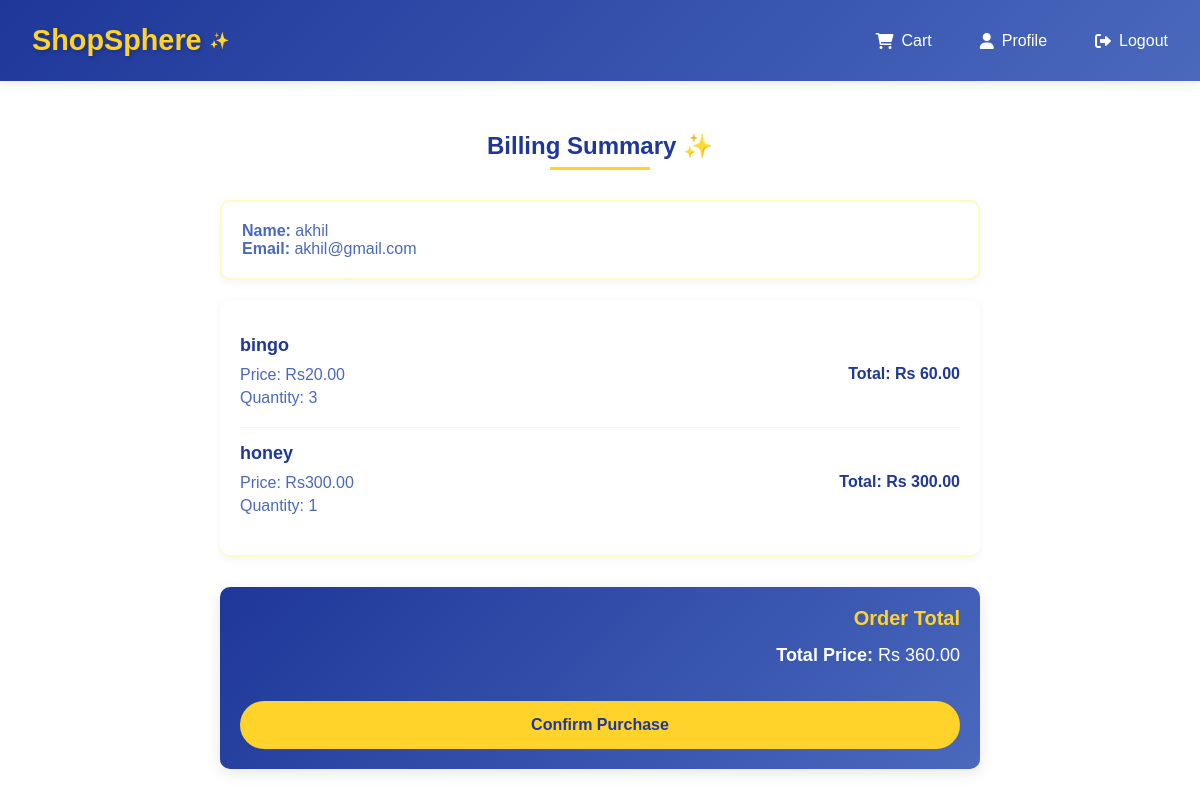
/customer/billing (signed in), run on the app's committed database.
### app/models.py (models this page shows, shortened)
class User(db.Model, UserMixin):
    id = db.Column(db.Integer, primary_key=True)
    username = db.Column(db.String(150), unique=True, nullable=False)
    email = db.Column(db.String(150), unique=True, nullable=False)
    password = db.Column(db.String(150), nullable=False)
    is_admin = db.Column(db.Boolean, default=False)
    cart_items = db.relationship('CartItem', backref='user', lazy=True)
    purchases = db.relationship('Sale', backref='buyer', lazy='dynamic')

class CartItem(db.Model):
    id = db.Column(db.Integer, primary_key=True)
    user_id = db.Column(db.Integer, db.ForeignKey('user.id'))
    product_id = db.Column(db.Integer, db.ForeignKey('product.id'))
    quantity = db.Column(db.Integer, default=1)

class Product(db.Model):
    id = db.Column(db.Integer, primary_key=True)
    name = db.Column(db.String(100), nullable=False)
    price = db.Column(db.Float, nullable=False)
    category = db.Column(db.String(50), nullable=False)
    stock = db.Column(db.Integer, default=0)
    description = db.Column(db.Text)
    image_url = db.Column(db.String(255), nullable=True)
    cart_items = db.relationship('CartItem', backref='product', lazy=True)
    sales = db.relationship('Sale', backref='product', lazy=True)

### app/routes.py (the view, shortened to what this page needs)
@customer.route('/billing', methods=['GET', 'POST'])
@login_required
def billing():
    try:
        cart_items = CartItem.query.filter_by(user_id=current_user.id).all()
        total_price = sum(item.product.price * item.quantity for item in cart_items)
        return render_template('customer/billing.html', cart_items=cart_items, total_price=total_price)
    except Exception as e:
        db.session.rollback()
        return redirect(url_for('customer.cart'))

### app/templates/customer/billing.html (shortened to what this page needs)
{% extends "base.html" %}
{% block content %}
<div class="billing-container">
    <h2>Billing Summary ✨</h2>
    <div class="user-info">
        <p><strong>Name:</strong> {{ current_user.username }}</p>
        <p><strong>Email:</strong> {{ current_user.email }}</p>
    </div>
    {% if cart_items %}
        <form method="POST" action="{{ url_for('customer.billing') }}">
            <div class="billing-items">
                {% for item in cart_items %}
                    <div class="billing-item">
                        <div class="item-info">
                            <h4>{{ item.product.name }}</h4>
                            <p>Price: Rs{{ '%.2f' | format(item.product.price) }}</p>
                            <p>Quantity: {{ item.quantity }}</p>
                        </div>
                        <div class="item-total">
                            <p>Total: Rs {{ '%.2f' | format(item.product.price * item.quantity) }}</p>
                        </div>
                    </div>
                {% endfor %}
            </div>
            <div class="billing-summary">
                <h3>Order Total</h3>
                <p><strong>Total Price:</strong> Rs {{ '%.2f' | format(total_price) }}</p>
                <button type="submit" class="confirm-btn">Confirm Purchase</button>
            </div>
        </form>
    {% else %}
        <div class="empty-cart">
            <p>Your cart is empty.</p>
        </div>
    {% endif %}
</div>
{% endblock %}

### app/templates/base.html (style rules this page uses)
:root { --primary-blue: #1e3799; --secondary-blue: #4a69bd; --primary-yellow: #ffd32a; --secondary-yellow: #fcc43e; --light-yellow: #fff9c4; }
* { margin: 0; padding: 0; box-sizing: border-box; font-family: 'Arial', sans-serif; }

### app/templates/customer/billing.html (style rules this page uses)
:root { --primary-blue: #1e3799; --secondary-blue: #4a69bd; --primary-yellow: #ffd32a; --secondary-yellow: #fcc43e; --light-yellow: #fff9c4; }
.billing-container { max-width: 800px; margin: 0 auto; padding: 20px; font-family: Arial, sans-serif; }
h2 { text-align: center; margin-bottom: 30px; color: var(--primary-blue); position: relative; padding-bottom: 10px; }
h2::after { content: ''; position: absolute; bottom: 0; left: 50%; transform: translateX(-50%); width: 100px; height: 3px; background: var(--primary-yellow); }
.user-info { background: white; padding: 20px; border-radius: 10px; margin-bottom: 20px; color: var(--secondary-blue); font-size: 16px; box-shadow: 0 2px 10px rgba(0,0,0,0.05); border: 2px solid var(--light-yellow); }
.billing-items { border-bottom: 2px solid var(--light-yellow); padding: 20px; border-radius: 10px; background: white; box-shadow: 0 2px 10px rgba(0,0,0,0.05); }
.billing-item { display: flex; justify-content: space-between; align-items: center; padding: 15px 0; border-bottom: 1px solid var(--light-yellow); transition: transform 0.3s ease; }
.billing-item:last-child { border-bottom: none; }
.item-info h4 { margin: 0 0 10px 0; font-size: 18px; color: var(--primary-blue); }
.item-info p { margin: 5px 0; color: var(--secondary-blue); }
.item-total p { font-weight: bold; color: var(--primary-blue); }
.billing-summary { background: linear-gradient(135deg, var(--primary-blue), var(--secondary-blue)); padding: 20px; border-radius: 10px; margin-top: 30px; color: white; box-shadow: 0 4px 15px rgba(0,0,0,0.1); text-align: right; }
.billing-summary h3 { margin: 0 0 15px 0; color: var(--primary-yellow); font-size: 20px; }
.billing-summary p { font-size: 18px; margin-bottom: 20px; color: white; }
.confirm-btn { background-color: var(--primary-yellow); color: var(--primary-blue); padding: 15px 30px; border: none; border-radius: 25px; cursor: pointer; font-size: 16px; font-weight: bold; margin-top: 15px; transition: all 0.3s ease; width: 100%; }

### data on the page
User: username "akhil", email "akhil@gmail.com"
CartItem: product.name "bingo", quantity "3"
Product: product.price "20.00", item.product.price*item.quantity "60.00"
CartItem: product.name "honey", quantity "1"
Product: product.price "300.00", item.product.price*item.quantity "300.00"

### other printed values
{{ '%.2f' | format(total_price) }} "360.00"
